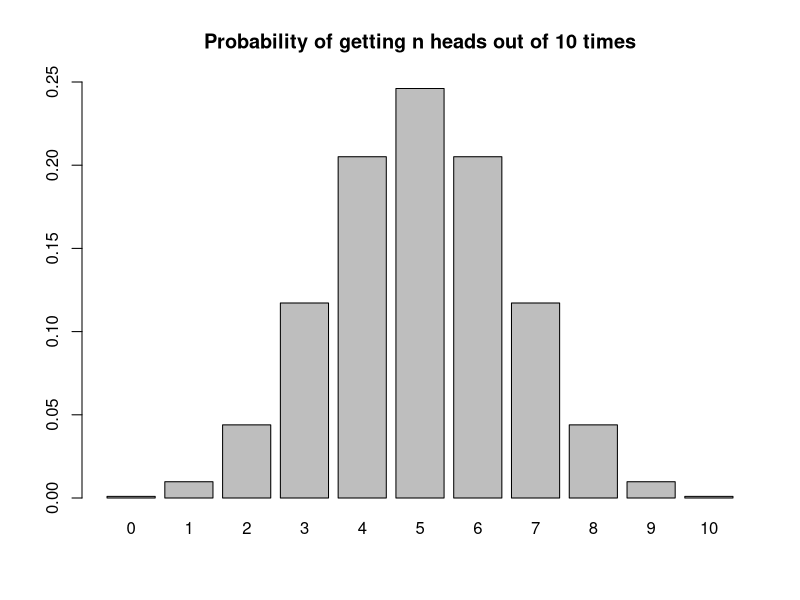
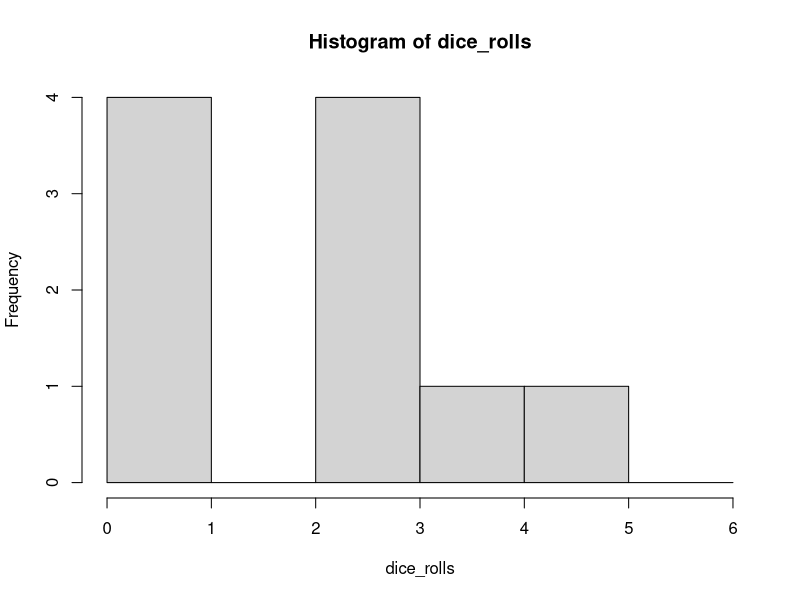
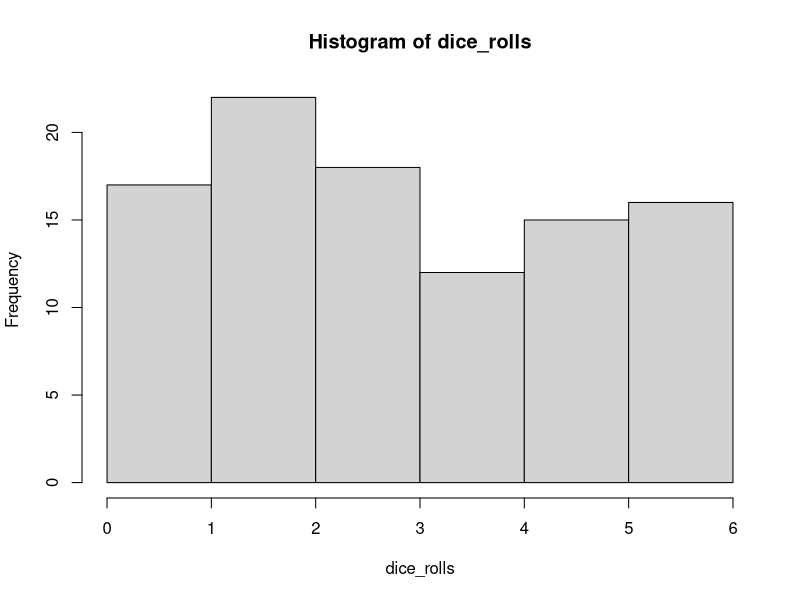
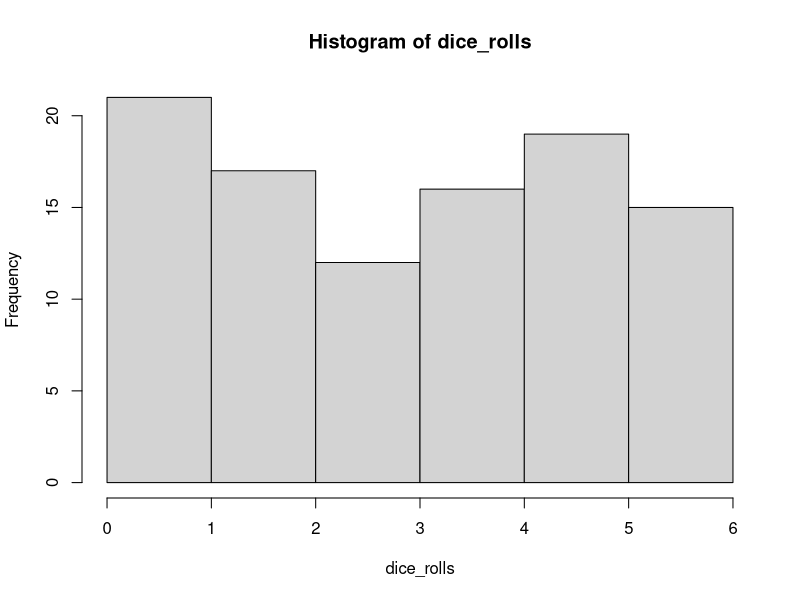
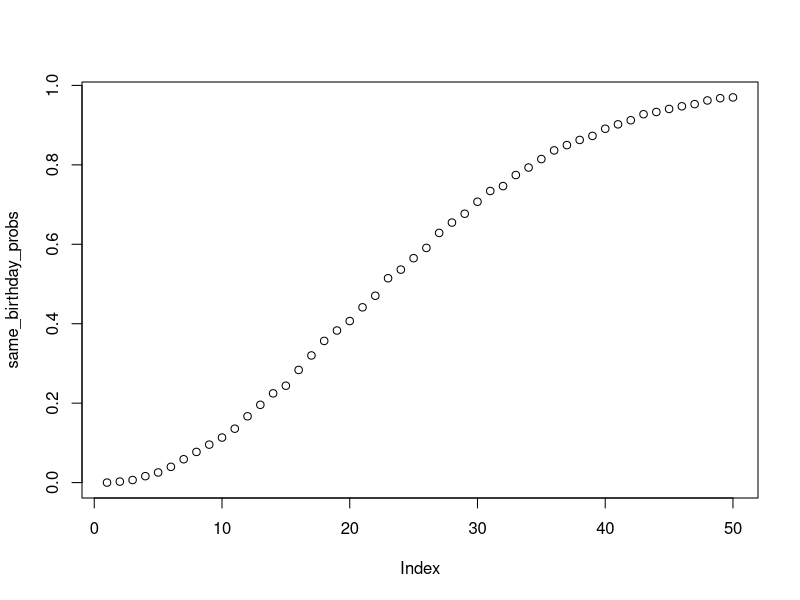

The R source for these figures, in order:
## ---- chunk 1
coin <- c("Head", "Tail")
sample(coin, size = 1, replace = TRUE)
## ---- chunk 2
dice <- 1:6
sample(dice, size = 2, replace = TRUE)
## ---- chunk 3
generate_poker_deck <- function() {
  suits <- c("Spades", "Hearts", "Diamonds", "Clubs")
  ranks <- c("Ace", 2:10, "Jack", "Queen", "King")
  poker_deck <- c()
  for (s in suits) {
    for (r in ranks) {
      card <- sprintf("%s of %s", r, s)
      poker_deck <- c(poker_deck, card)
    }
  }
  return(poker_deck)
}
poker_deck <- generate_poker_deck()
sample(poker_deck, size = 13, replace = FALSE)
## ---- chunk 4
rbinom(n = 1, size = 1, prob = 0.5)  # single flip, single time
rbinom(n = 3, size = 1, prob = 0.5)  # single flip, many times
rbinom(n = 1, size = 3, prob = 0.5)  # many flips, single time
rbinom(n = 20, size = 3, prob = 0.5) # many flips, many times
## ---- chunk 5
dbinom(x = 0, size = 10, prob = 0.5) # the probability of getting 0 head out of 10 times of single flip
dbinom(x = 1, size = 10, prob = 0.5) # the probability of getting 1 head out of 10 times of single flip
dbinom(x = 2, size = 10, prob = 0.5) # the probability of getting 2 heads out of 10 times of single flip
## ---- chunk 6
n_head <- 0:10
n_head_probs <- dbinom(x = n_head, size = 10, prob = 0.5)
barplot(n_head_probs, names.arg = n_head, ylim = c(0, 0.25), main = "Probability of getting n heads out of 10 times")
## ---- chunk 7
pbinom(q = 0, size = 10, prob = 0.5) # the probability of getting less than or equal to 0 head out of 10 times of trials
pbinom(q = 1, size = 10, prob = 0.5) # the probability of getting less than or equal to 0 head out of 10 times of trials
dbinom(x = 0, size = 10, prob = 0.5) + dbinom(x = 1, size = 10, prob = 0.5)
## ---- chunk 8
1 - pbinom(q = 1, size = 10, prob = 0.5)
pbinom(q = 1, size = 10, prob = 0.5, lower.tail = FALSE)
## ---- chunk 9
coin_flips <- rbinom(10, size = 1, prob = 0.5)
p_head <- sum(coin_flips) / length(coin_flips)
p_head
## ---- chunk 10
coin_flips <- rbinom(100, size = 1, prob = 0.5)
p_head <- sum(coin_flips) / length(coin_flips)
p_head
## ---- chunk 11
coin_flips <- rbinom(1000, size = 1, prob = 0.5)
p_head <- sum(coin_flips) / length(coin_flips)
p_head
## ---- chunk 12
mean(1:6)
## ---- chunk 13
dice <- 1:6
dice_rolls <- sample(dice, size = 10, replace = TRUE)
mean(dice_rolls)
hist(dice_rolls, breaks = 0:6)
## ---- chunk 14
dice_rolls <- sample(dice, size = 100, replace = TRUE)
mean(dice_rolls)
hist(dice_rolls, breaks = 0:6)
## ---- chunk 15
dice_rolls <- sample(dice, size = 100, replace = TRUE)
mean(dice_rolls)
hist(dice_rolls, breaks = 0:6)
## ---- chunk 16
coin_A <- rbinom(n = 10000, size = 1, prob = 0.5)
coin_B <- rbinom(n = 10000, size = 1, prob = 0.5)
mean(coin_A == 1 & coin_B == 1) # Both coin_A and coin_B are heads
## ---- chunk 17
0.5 * 0.5
## ---- chunk 18
coin_A <- rbinom(n = 10000, size = 1, prob = 0.5)
coin_B <- rbinom(n = 10000, size = 1, prob = 0.5)
mean(coin_A == 1 | coin_B == 1) # coin_A is head or coin_B is head
## ---- chunk 19
(0.5 + 0.5) - 0.5*0.5
## ---- chunk 20
# intersection
coin_A <- rbinom(n = 10000, size = 1, prob = 0.5)
coin_B <- rbinom(n = 10000, size = 1, prob = 0.5)
coin_C <- rbinom(n = 10000, size = 1, prob = 0.5)
mean(coin_A == 1 & coin_B == 1 & coin_C == 1)
## ---- chunk 21
0.5**3
## ---- chunk 22
# union
coin_A <- rbinom(n = 10000, size = 1, prob = 0.5)
coin_B <- rbinom(n = 10000, size = 1, prob = 0.5)
coin_C <- rbinom(n = 10000, size = 1, prob = 0.5)
mean(coin_A == 1 | coin_B == 1 | coin_C == 1)
## ---- chunk 23
(0.5 + 0.5 + 0.5) - (0.5**2 + 0.5**2 + 0.5**2) + 0.5**3
## ---- chunk 24
dates_in_a_year <- format(as.Date(1:365, origin = "2019-01-01"), "%m-%d")
birthdays_num <- sample(1:365, size = 40, replace = TRUE)
birthdays <- dates_in_a_year[birthdays_num]
birthdays
## ---- chunk 25
counter <- 0
for (i in 1:10000) {
  birthdays_num <- sample(1:365, size = 40, replace = TRUE)
  if (length(unique(birthdays_num)) < length(birthdays_num)) {
    counter <- counter + 1
  }
}
p_same_birthday <- counter / 10000
p_same_birthday
## ---- chunk 26
p_same_birthday <- function(n, n_simulations = 10000) {
  counter <- 0
  for (i in 1:n_simulations) {
    birthdays_num <- sample(1:365, size = n, replace = TRUE)
    unique_birthdays_num <- unique(birthdays_num)
    if (length(unique_birthdays_num) < length(birthdays_num)) {
      counter <- counter + 1
    }
  }
  p_same_birthday <- counter / n_simulations
  return(p_same_birthday)
}
## ---- chunk 27
same_birthday_probs <- sapply(1:50, p_same_birthday)
same_birthday_probs
## ---- chunk 28
plot(same_birthday_probs)
## ---- chunk 29
initial_pick <- sample(1:3, size = 1)
initial_pick
## ---- chunk 30
winning_prob_stick <- function(n_simulations = 10000) {
  doors <- c(1,2,3)
  n_wins <- 0
  for(i in 1:n_simulations){
    prize <- sample(doors, size = 1)
    initial_pick <- sample(doors, size = 1)
    if(initial_pick == prize){
      n_wins <- n_wins + 1
    }
  }
  winning_prob <- n_wins / n_simulations
  return(winning_prob)
}
## ---- chunk 31
winning_prob_stick()
## ---- chunk 32
reveal_strategy <- function(doors, prize, initial_pick){
  if (prize == initial_pick) {
    reveal <- sample(x = doors[-prize], size = 1) # Sample at random from the two remaining doors
  } else {
    reveal <- doors[-c(prize, initial_pick)] # When the prize and initial pick are different, reveal the remaining door
  }
  return(reveal)
}
## ---- chunk 33
winning_prob_switch <- function(n_simulations = 10000) {
  doors <- c(1,2,3)
  n_wins <- 0
  for(i in 1:n_simulations){
    prize <- sample(doors, size = 1)
    initial_pick <- sample(doors, size = 1)
    reveal <- reveal_strategy(doors, prize, initial_pick) # reveal according to reveal_strategy
    final_pick <- doors[c(-initial_pick, -reveal)] # switch
    if (final_pick == prize) {
      n_wins <- n_wins + 1
    }
  }
  winning_prob <- n_wins / n_simulations
  return(winning_prob)
}
## ---- chunk 34
winning_prob_switch()
